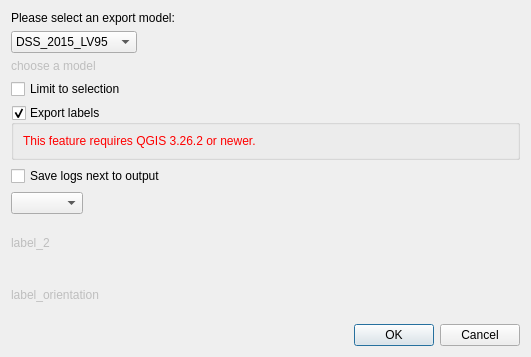
<?xml version="1.0" encoding="UTF-8"?>
<ui version="4.0">
 <class>Dialog</class>
 <widget class="QDialog" name="Dialog">
  <property name="geometry">
   <rect>
    <x>0</x>
    <y>0</y>
    <width>531</width>
    <height>357</height>
   </rect>
  </property>
  <property name="sizePolicy">
   <sizepolicy hsizetype="MinimumExpanding" vsizetype="MinimumExpanding">
    <horstretch>0</horstretch>
    <verstretch>0</verstretch>
   </sizepolicy>
  </property>
  <property name="windowTitle">
   <string>QGEP interlis export</string>
  </property>
  <layout class="QVBoxLayout" name="verticalLayout">
   <item>
    <layout class="QFormLayout" name="formLayout">
     <item row="6" column="0">
      <widget class="QCheckBox" name="save_logs_next_to_file_checkbox">
       <property name="text">
        <string>Save logs next to output</string>
       </property>
      </widget>
     </item>
     <item row="3" column="0" colspan="2">
      <widget class="QCheckBox" name="limit_checkbox">
       <property name="text">
        <string>Limit to selection</string>
       </property>
      </widget>
     </item>
     <item row="4" column="0" colspan="2">
      <widget class="QGroupBox" name="labels_groupbox">
       <property name="enabled">
        <bool>true</bool>
       </property>
       <property name="title">
        <string>Export labels</string>
       </property>
       <property name="checkable">
        <bool>true</bool>
       </property>
       <layout class="QVBoxLayout" name="verticalLayout_2">
        <item>
         <widget class="QLabel" name="labels_qgis_warning_label">
          <property name="styleSheet">
           <string notr="true">*{color: red; }</string>
          </property>
          <property name="text">
           <string>This feature requires QGIS 3.26.2 or newer.</string>
          </property>
         </widget>
        </item>
       </layout>
      </widget>
     </item>
     <item row="0" column="0">
      <widget class="QLabel" name="label">
       <property name="text">
        <string>Please select an export model:</string>
       </property>
      </widget>
     </item>
     <item row="1" column="0">
      <widget class="QComboBox" name="comboBox_modelselection">
       <item>
        <property name="text">
         <string>DSS_2015_LV95</string>
        </property>
       </item>
      </widget>
     </item>
     <item row="2" column="0">
      <widget class="QLabel" name="label_3">
       <property name="enabled">
        <bool>false</bool>
       </property>
       <property name="text">
        <string>choose a model</string>
       </property>
      </widget>
     </item>
     <item row="7" column="0">
      <widget class="QComboBox" name="comboBox_orientation"/>
     </item>
    </layout>
   </item>
   <item>
    <widget class="QLabel" name="label_2">
     <property name="enabled">
      <bool>false</bool>
     </property>
     <property name="text">
      <string>label_2</string>
     </property>
    </widget>
   </item>
   <item>
    <widget class="QLabel" name="label_orientation">
     <property name="enabled">
      <bool>false</bool>
     </property>
     <property name="text">
      <string>label_orientation</string>
     </property>
    </widget>
   </item>
   <item>
    <widget class="QDialogButtonBox" name="buttonBox">
     <property name="orientation">
      <enum>Qt::Horizontal</enum>
     </property>
     <property name="standardButtons">
      <set>QDialogButtonBox::Cancel|QDialogButtonBox::Ok</set>
     </property>
    </widget>
   </item>
  </layout>
 </widget>
 <resources/>
 <connections>
  <connection>
   <sender>buttonBox</sender>
   <signal>accepted()</signal>
   <receiver>Dialog</receiver>
   <slot>accept()</slot>
   <hints>
    <hint type="sourcelabel">
     <x>248</x>
     <y>254</y>
    </hint>
    <hint type="destinationlabel">
     <x>157</x>
     <y>274</y>
    </hint>
   </hints>
  </connection>
  <connection>
   <sender>buttonBox</sender>
   <signal>rejected()</signal>
   <receiver>Dialog</receiver>
   <slot>reject()</slot>
   <hints>
    <hint type="sourcelabel">
     <x>316</x>
     <y>260</y>
    </hint>
    <hint type="destinationlabel">
     <x>286</x>
     <y>274</y>
    </hint>
   </hints>
  </connection>
 </connections>
</ui>
